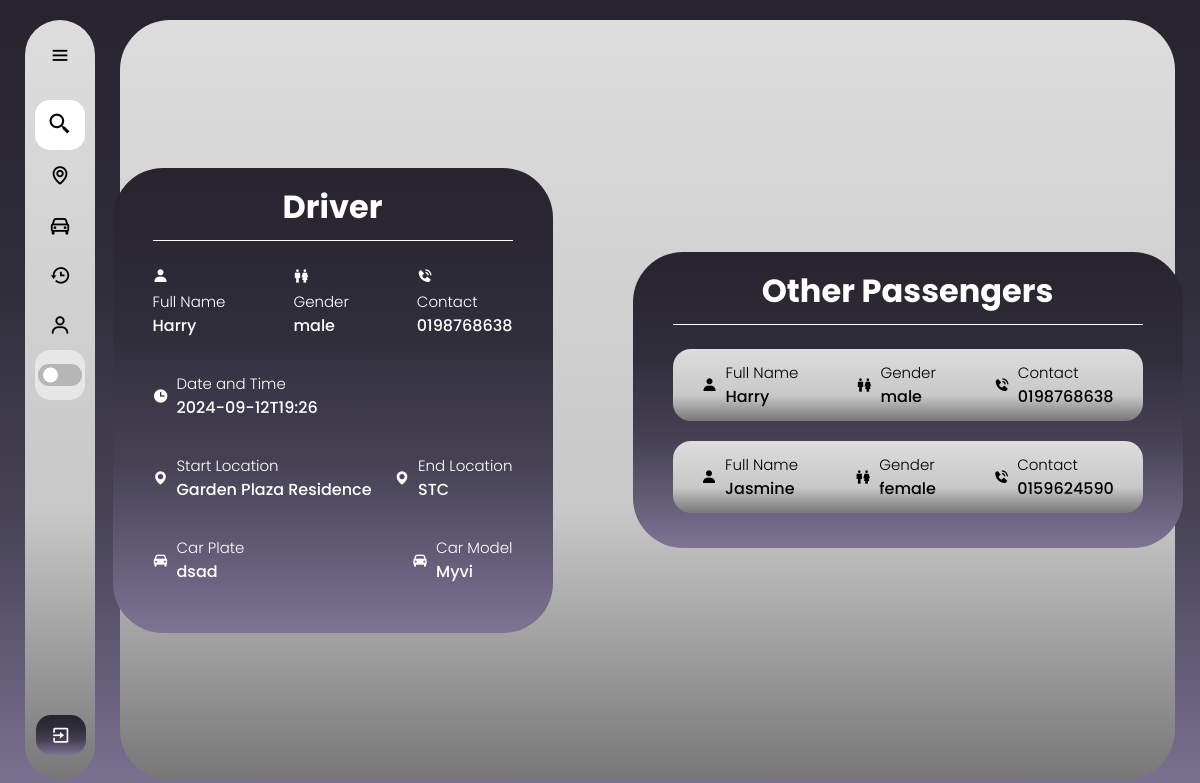
Screenshot of /match_drivers/1 (signed in) with the database file from the repository.
### web/models.py (models this page shows)
class Profile(db.Model):
    id = db.Column(db.Integer, primary_key=True)
    fullName = db.Column(db.String(150))
    gender = db.Column(db.String(100), nullable=False)
    birthyear=db.Column(db.String(15), nullable=False)
    contact = db.Column(db.String(15), nullable=False)
    birthyear = db.Column(db.String(15), nullable=False)
    profile_pic = db.Column(db.String(200), default="default.jpg")
    is_approved = db.Column(db.Boolean, default=False)  # Added for moderation
    user_id = db.Column(db.Integer, db.ForeignKey('user.id'), nullable=False)
    birthyear = db.Column(db.String(15), nullable=False)

class Rides(db.Model):
    id = db.Column(db.Integer, primary_key=True)
    dateandTime = db.Column(db.String(50), nullable=False)
    start_location = db.Column(db.String(100), nullable=False)
    start_location_lat = db.Column(db.Float, nullable=True)  # Nullable
    start_location_lng = db.Column(db.Float, nullable=True)  # Nullable
    end_location = db.Column(db.String(100), nullable=False)
    end_location_lat = db.Column(db.Float, nullable=True)  # Nullable
    end_location_lng = db.Column(db.Float, nullable=True)  # Nullable
    carplate = db.Column(db.String(20), nullable=False)
    carmodel = db.Column(db.String(50), nullable=False)
    totalperson = db.Column(db.Integer, nullable=False)
    fees = db.Column(db.String(50), nullable=False)
    duitnowid = db.Column(db.String(50), nullable=True)  # Nullable
    message = db.Column(db.Text, nullable=True)  # Nullable
    status = db.Column(db.String(50), nullable=False,default='pending')
    user_id = db.Column(db.Integer, db.ForeignKey('user.id'), nullable=False)
    passenger_matches = db.relationship('PassengerMatch', foreign_keys='PassengerMatch.driver_id', backref='driver_post', lazy=True)

class PassengerMatch(db.Model):
    id = db.Column(db.Integer, primary_key=True)
    passenger_id = db.Column(db.Integer, db.ForeignKey('user.id'), nullable=False)
    driver_id = db.Column(db.Integer, db.ForeignKey('rides.id'), nullable=False)
    payment_proof_id = db.Column(db.Integer, db.ForeignKey('payment_proof.id'), nullable=True)
    status = db.Column(db.String(20), nullable=False, default='APPROVING')
    passenger = db.relationship('User', foreign_keys=[passenger_id], backref='matches_as_passenger')
    driver = db.relationship('Rides', foreign_keys=[driver_id], backref='matches_as_driver')
    payment_proof = db.relationship('PaymentProof', backref='matches', lazy=True)

### web/routes.py (the view)
@bp.route('/match_drivers/<int:driver_id>')
@login_required
def match_drivers(driver_id):
    profile = Profile.query.filter_by(user_id=current_user.id).first()
    driver = Rides.query.get_or_404(driver_id)
    profiles = Profile.query.all()
    profile_dict = {profile.user_id: profile for profile in profiles}
    passengers = PassengerMatch.query.filter_by(driver_id=driver_id, status='IN PROGRESS' ).all()
    passengers_approving = PassengerMatch.query.filter_by(driver_id=driver_id, status='APPROVING' ).all()
    passengers_completed = PassengerMatch.query.filter_by(driver_id=driver_id, status='COMPLETED' ).all()
    passengers_confirmed = PassengerMatch.query.filter_by(driver_id=driver_id, status='confirm' ).all()
    return render_template('match_driver.html',
                           driver=driver,
                            passengers=passengers,
                            profile_dict=profile_dict,profile=profile,
                            passengers_approving=passengers_approving,
                            passengers_completed=passengers_completed,
                            passengers_confirmed=passengers_confirmed)

### web/templates/match_driver.html (shortened to what this page needs)
{% extends "base_passenger.html" %}
{% block content %}
<!DOCTYPE html>
<html lang="en">
<head>
    <link rel="stylesheet" href="../static/match_driver.css">
    <link href='https://unpkg.com/boxicons@2.1.4/css/boxicons.min.css' rel='stylesheet'>
</head>
<body>
    <div class="container">
        <div class="box">
            <div class="driver">
                <div class="header">
                    <h1>Driver</h1>
                </div>
                <div class="details">
                    <div class="row">
                        <div class="info">
                            <i class='bx bxs-user'></i>
                            <h3>Full Name</h3>
                            <p>{{ profile_dict[driver.user_id].fullName }}</p>
                        </div>
                        <div class="info">
                            <i class='bx bx-male-female'></i>
                            <h3>Gender</h3>
                            <p>{{ profile_dict[driver.user_id].gender }}</p>
                        </div>
                        <div class="info">
                            <i class='bx bxs-phone-call'></i>
                            <h3>Contact</h3>
                            <p>{{ profile_dict[driver.user_id].contact }}</p>
                        </div>
                    </div>
                    <div class="row">
                        <div class="info_left-right">
                            <i class='bx bxs-time' ></i>
                            <div class="info_up-down">
                                <h3>Date and Time</h3>
                                <p>{{ driver.dateandTime }}</p>
                            </div>
                        </div>
                    </div>
                    <div class="row">
                        <div class="info_left-right">
                            <i class='bx bxs-map'></i>
                            <div class="info_up-down">
                                <h3>Start Location</h3>
                                <p>{{ driver.start_location }}</p>
                            </div>
                        </div>
                        <div class="info_left-right">
                            <i class='bx bxs-map'></i>
                            <div class="info_up-down">
                                <h3>End Location</h3>
                                <p>{{ driver.end_location }}</p>
                            </div>
                        </div>
                    </div>
                    <div class="row">
                        <div class="info_left-right">
                            <i class='bx bxs-car'></i>
                            <div class="info_up-down">
                                <h3>Car Plate</h3>
                                <p>{{ driver.carplate }}</p>
                            </div>
                        </div>
                        <div class="info_left-right">
                            <i class='bx bxs-car'></i>
                            <div class="info_up-down">
                                <h3>Car Model</h3>
                                <p>{{ driver.carmodel }}</p>
                            </div>
                        </div>
                    </div>
                </div>
            </div>
            <div class="passenger">
                <div class="header">
                    <h1>Other Passengers</h1>
                </div>
                <div class="details">
                    {% for passenger in passengers_confirmed %}
                    <div class="seperate">
                        <div class="info_left-right">
                            <i class='bx bxs-user'></i>
                            <div class="info_up-down">
                                <h3>Full Name</h3>
                                <p>{{ profile_dict[passenger.passenger_id].fullName }}</p>
                            </div>
                        </div>
                        <div class="info_left-right">
                            <i class='bx bx-male-female'></i>
                            <div class="info_up-down">
                                <h3>Gender</h3>
                                <p>{{ profile_dict[passenger.passenger_id].gender }}</p>
                            </div>
                        </div>
                        <div class="info_left-right">
                            <i class='bx bxs-phone-call'></i>
                            <div class="info_up-down">
                                <h3>Contact</h3>
                                <p>{{ profile_dict[passenger.passenger_id].contact }}</p>
                            </div>
                        </div>
                    </div>
                    {% endfor %}
                </div>
            </div>
        </div>
    </div>
</body>
</html>
{% endblock %}

### web/static/sidebar.css (style rules this page uses)
* { margin: 0; padding: 0; box-sizing: border-box; font-family: "poppins"; }
:root { --background-color: linear-gradient(to bottom, #27242f, #292632, #2c2935, #2e2b39, #312e3c, #383544, #3f3b4c, #464254, #534e64, #615a74, #6f6784, #7d7495); --box-color: linear-gradient(180deg, #DDDDDD 0%, #C8C8C8 64.5%, #777777 100%); --text-color: black; --toggle-color: white; --mode-background: rgba(255, 255, 255, 0.5); --box-shadow: 5px 5px 10px rgba(0, 0, 0, 0.5); }
body { position: relative; min-height: 100vh; width: 100%; overflow: hidden; background: var(--background-color) fixed; }

### web/static/match_driver.css (style rules this page uses)
* { margin: 0; padding: 0; box-sizing: border-box; font-family: "poppins"; }
:root { --background-color: linear-gradient(to bottom, #27242f, #292632, #2c2935, #2e2b39, #312e3c, #383544, #3f3b4c, #464254, #534e64, #615a74, #6f6784, #7d7495); --box-color: linear-gradient(180deg, #DDDDDD 0%, #C8C8C8 64.5%, #777777 100%); --text-color: black; --toggle-color: white; --mode-background: rgba(255, 255, 255, 0.5); --box-shadow: 5px 5px 10px rgba(0, 0, 0, 0.5); --box-shadow2: 10px 10px 20px rgba(0, 0, 0, 0.5); --table-header: #2424242f; --table-data: #0000000b; --table-hover: #fff6; --btn: rgba(0, 0, 0, 0.7); }
body { position: relative; min-height: 100vh; width: 100%; }
.container { position: absolute; top: 20px; bottom: 20px; left: 120px; right: 25px; background: var(--box-color); border-radius: 50px; transition: all 0.5s ease; display: flex; justify-content: center; align-items: center; }
.box { display: flex; gap: 80px; justify-content: space-evenly; align-items: center; }
.driver { color: var(--toggle-color); background: var(--background-color); width: 440px; border-radius: 50px; padding: 15px 40px; }
h1 { border-bottom: 1px solid; padding-bottom: 9px; text-align: center; }
.details { padding-top: 24px; }
.row { display: flex; justify-content: space-between; margin-bottom: 34px; }
h3 { font-size: 15px; font-weight: 300; }
p { font-size: 16px; font-weight: 500; }
.info_left-right { display: flex; align-items: center; gap: 8px; }
.passenger { color: var(--toggle-color); background: var(--background-color); width: 550px; border-radius: 50px; padding: 15px 40px; }
.seperate { color: var(--text-color); background: var(--box-color); border-radius: 18px; padding: 12px 0; display: flex; justify-content: space-around; margin-bottom: 20px; }

### rows the page displays
Profile: fullName "Harry", gender "male", contact "0198768638"
Rides: dateandTime "2024-09-12T19:26", start_location "Garden Plaza Residence", end_location "STC", carplate "dsad", carmodel "Myvi"
Profile: fullName "Jasmine", gender "female", contact "0159624590"
